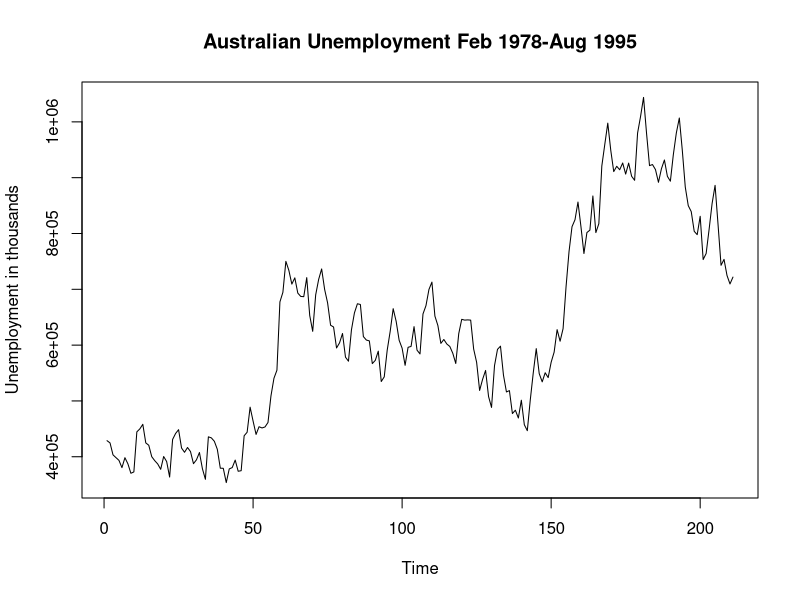
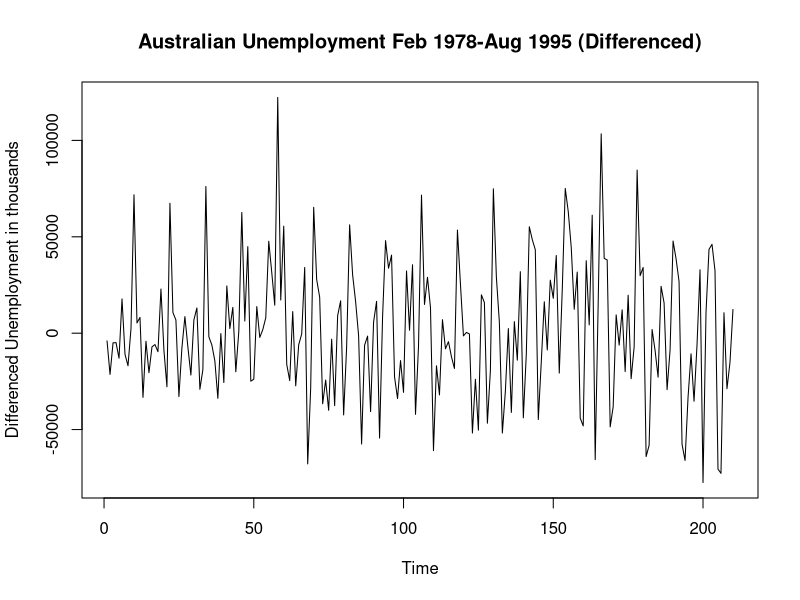
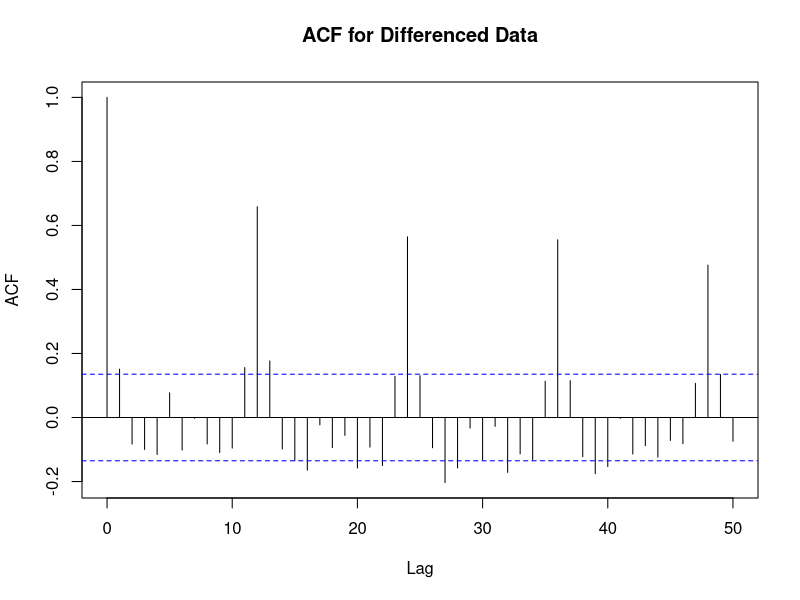
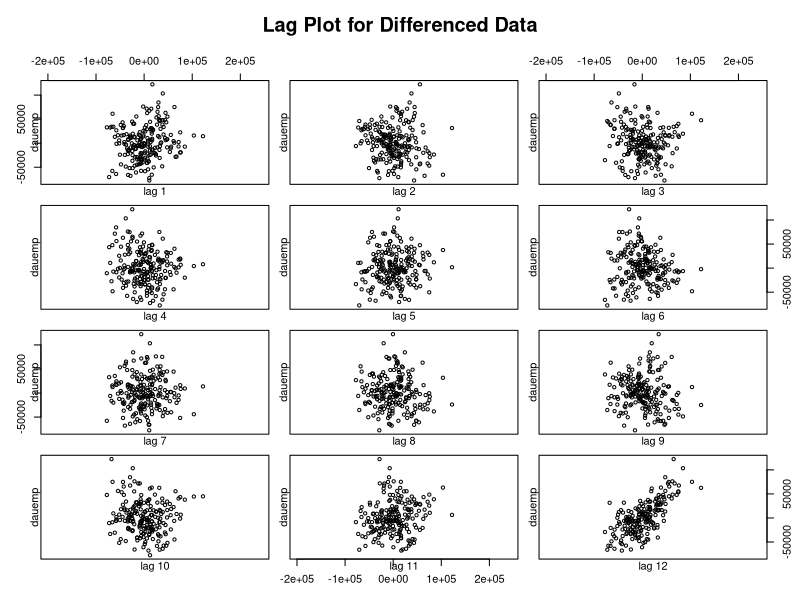
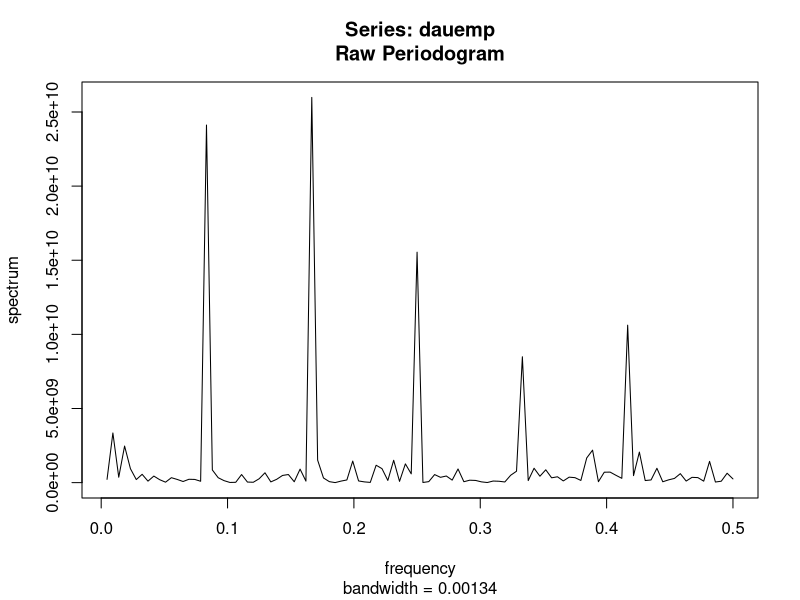
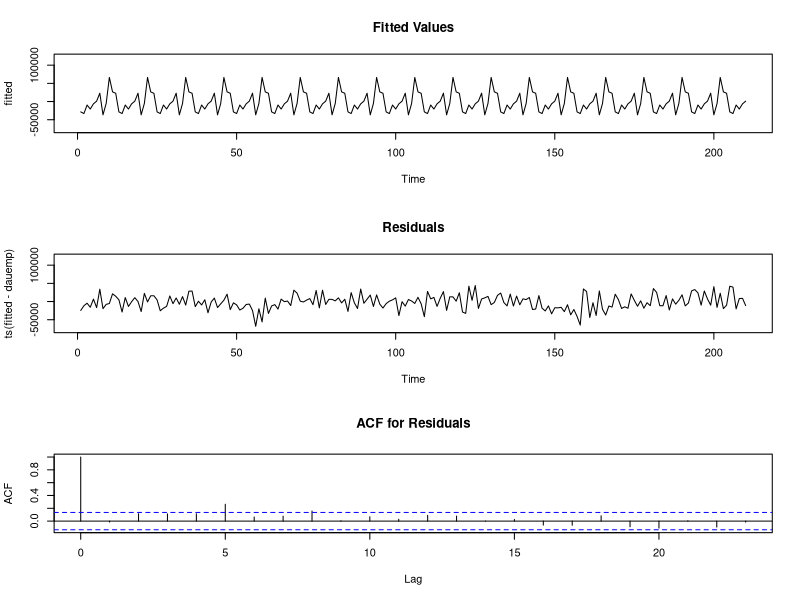

Here is the R script that generated these plots, in order:
##read in Australian unemployment data
auemp<-ts(scan("unemploy.dat", skip=1))

##plot of data
plot(auemp, ylab="Unemployment in thousands", main="Australian Unemployment Feb 1978-Aug 1995")

##difference data
dauemp<-ts(diff(auemp))

##plot differenced data
plot(dauemp, ylab="Differenced Unemployment in thousands", main="Australian Unemployment Feb 1978-Aug 1995 (Differenced)")

##acf plot of differenced data
acf(dauemp,50, main="ACF for Differenced Data")

##lag plot of differenced data
lag.plot(dauemp, lags=12, diag=F, main="Lag Plot for Differenced Data")

##periodogram of differenced data
temp<-spec.pgram(dauemp, taper=0, log="no")

##identify the frequencies with high values from the periodogram
freq<-temp$freq[temp$spec>5e9]
freq

##perform regression by setting up 5 periodic functions with the 5 frequencies found previously

t=1:length(dauemp)
c1<-cos(2*pi*t*freq[1])
s1<-sin(2*pi*t*freq[1])
c2<-cos(2*pi*t*freq[2])
s2<-sin(2*pi*t*freq[2])
c3<-cos(2*pi*t*freq[3])
s3<-sin(2*pi*t*freq[3])
c4<-cos(2*pi*t*freq[4])
s4<-sin(2*pi*t*freq[4])
c5<-cos(2*pi*t*freq[5])
s5<-sin(2*pi*t*freq[5])

##fit regression model with the periodic functions
fit<-lm(dauemp~c1+s1+c2+s2+c3+s3+c4+s4+c5+s5)

##obtain fitted values from regression
fitted<-ts(fit$coef[2]*c1+fit$coef[3]*s1+fit$coef[4]*c2+fit$coef[5]*s2+fit$coef[6]*c3+fit$coef[7]*s3+fit$coef[8]*c4+fit$coef[9]*s4+fit$coef[10]*c5+fit$coef[11]*s5)

par(mfrow=c(3,1))
##set limits for y-axis of plots
miny=min(dauemp)-100
maxy=max(dauemp)+100
##fitted values
plot(fitted, ylim=c(miny,maxy), main="Fitted Values")
##residual plot
plot(ts(fitted-dauemp), ylim=c(miny,maxy), main="Residuals")
##acf plot of residuals
acf(ts(fitted-dauemp), main="ACF for Residuals")














